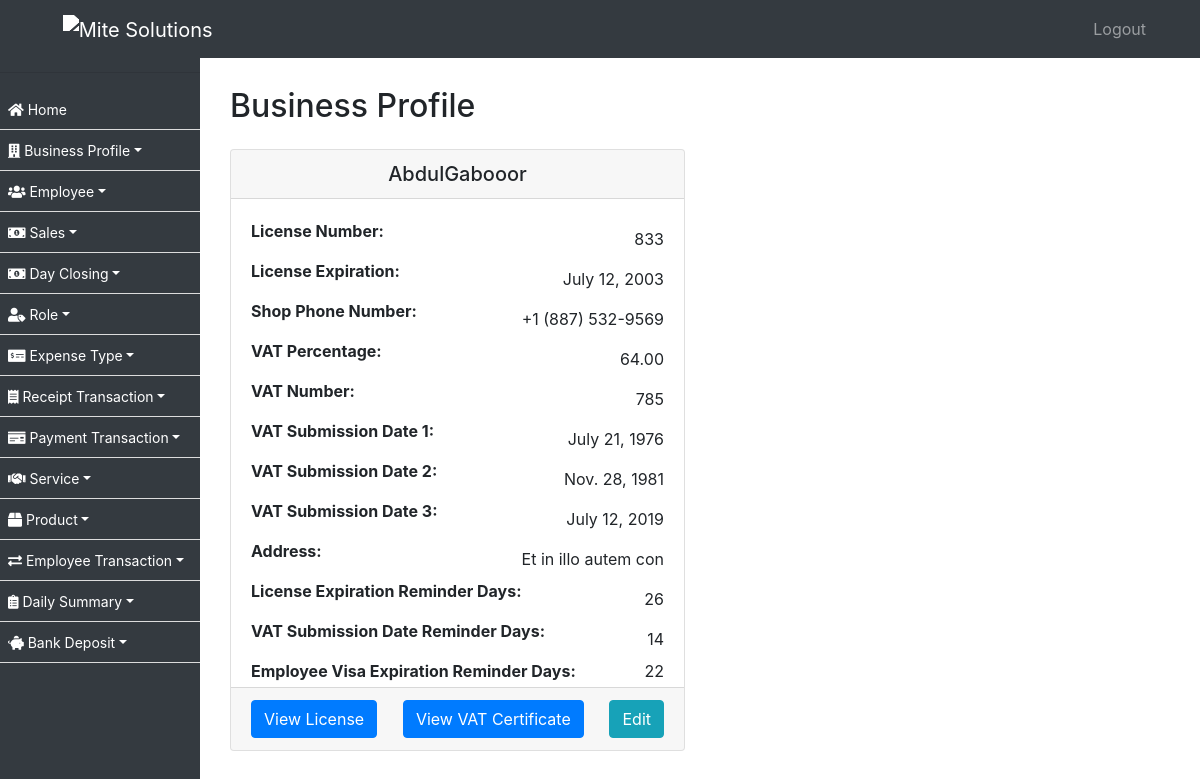
Before: /business/ (signed in) with the older database file.
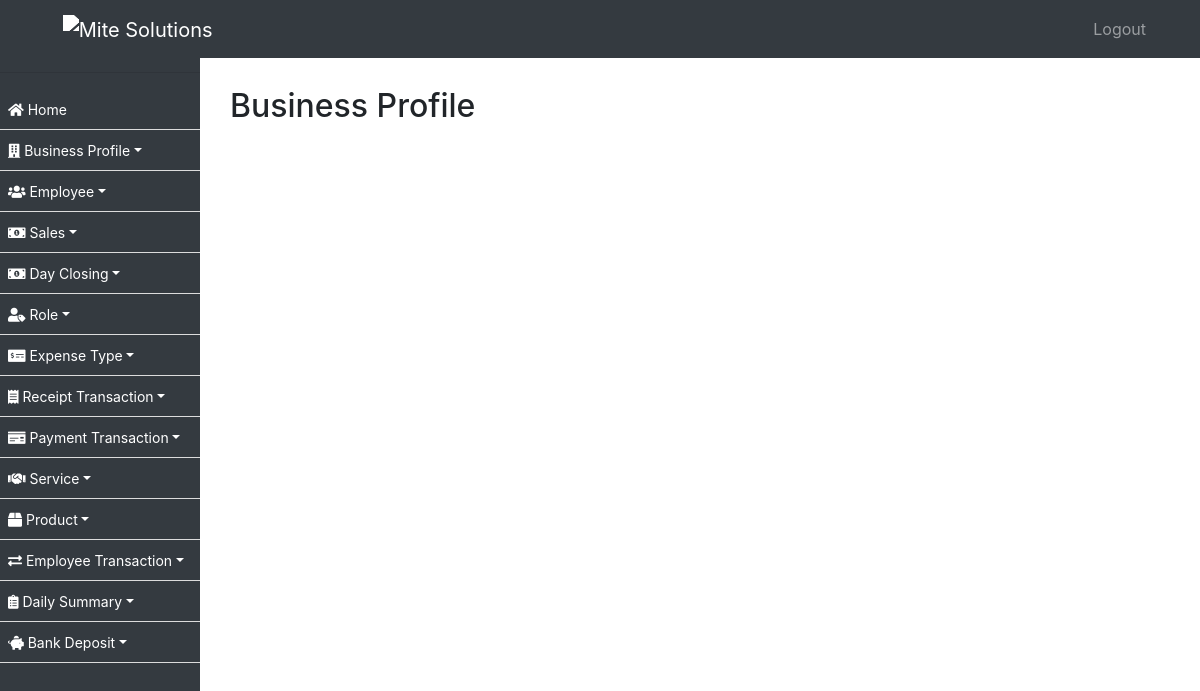
After: the same page with the newer database file.
### ezshopapp/models.py (models this page shows, shortened)
class BusinessProfile(models.Model):
    name = models.CharField(max_length=64, blank=False, default=None, null=True)
    license_number = models.CharField(max_length=255)
    license_expiration = models.DateField(null=True)
    license_upload = models.FileField(upload_to='licenses')
    shop_phone_number = models.CharField(max_length=25)
    vat_percentage = models.DecimalField(max_digits=5, decimal_places=2)
    vat_number = models.CharField(max_length=255)
    vat_submission_date_1 = models.DateField(null=True)
    vat_submission_date_2 = models.DateField(null=True)
    vat_submission_date_3 = models.DateField(null=True)
    vat_certificate_upload = models.FileField(upload_to='vat_certificates')
    address = models.TextField()
    license_expiration_reminder_days = models.PositiveIntegerField(verbose_name='License Expiration Reminder (days)')
    vat_submission_date_reminder_days = models.PositiveIntegerField(verbose_name='VAT Submission Date Reminder (days)')
    employee_visa_expiration_reminder_days = models.PositiveIntegerField(verbose_name='Employee Visa Expiration Reminder (days)')
    created_on = models.DateTimeField(auto_now_add=True, null=True)

### ezshopapp/views.py (the view)
# urls.py: path('business/', business_profile_list, name='business_profile_list'),
@login_required
def business_profile_list(request):
    context = {}
    if request.user.is_authenticated:
        try:
            shop_admin = ShopAdmin.objects.get(user=request.user)
            shop_name = shop_admin.shop.name
            profiles = BusinessProfile.objects.filter(name=shop_name)
            context['profiles'] = profiles
            context['shop_details'] = shop_admin.shop
            context['license_number'] = shop_admin.shop.license_number
        except ShopAdmin.DoesNotExist:
            context['profiles'] = None
            context['shop_details'] = None
            context['license_number'] = None
    else:
        context['profiles'] = None
    return render(request, 'business_profile_list.html', context)

### ezshopapp/templates/business_profile_list.html (shortened to what this page needs)
{% extends 'base.html' %}
{% block content %}
<div class="container ml-0">
  <h2 class="mb-3 mt-3">Business Profile</h2>
  <div class="row ">
    {% for profile in profiles %}
    <div class="col-md-6 mb-4 mt-2">
      <div class="card">
        <div class="card-header"><h5 class="card-title text-center mb-0">{{ profile.name }}</h5></div>
        <div class="card-body mb-0 pb-0">
          <div class="d-flex justify-content-between align-items-center">
            <p class="card-text"><strong>License Number:</strong></p>
            <p class="card-text">{{ profile.license_number }}</p>
          </div>
          <div class="d-flex justify-content-between align-items-center">
            <p class="card-text"><strong>License Expiration:</strong></p>
            <p class="card-text">{{ profile.license_expiration }}</p>
          </div>
          <div class="d-flex justify-content-between align-items-center">
            <p class="card-text"><strong>Shop Phone Number:</strong></p>
            <p class="card-text">{{ profile.shop_phone_number }}</p>
          </div>
          <div class="d-flex justify-content-between align-items-center">
            <p class="card-text"><strong>VAT Percentage:</strong></p>
            <p class="card-text">{{ profile.vat_percentage }}</p>
          </div>
          <div class="d-flex justify-content-between align-items-center">
            <p class="card-text"><strong>VAT Number:</strong></p>
            <p class="card-text">{{ profile.vat_number }}</p>
          </div>
          <div class="d-flex justify-content-between align-items-center">
            <p class="card-text"><strong>VAT Submission Date 1:</strong></p>
            <p class="card-text">{{ profile.vat_submission_date_1 }}</p>
          </div>
          <div class="d-flex justify-content-between align-items-center">
            <p class="card-text"><strong>VAT Submission Date 2:</strong></p>
            <p class="card-text">{{ profile.vat_submission_date_2 }}</p>
          </div>
          <div class="d-flex justify-content-between align-items-center">
            <p class="card-text"><strong>VAT Submission Date 3:</strong></p>
            <p class="card-text">{{ profile.vat_submission_date_3 }}</p>
          </div>
          <div class="d-flex justify-content-between align-items-center">
            <p class="card-text"><strong>Address:</strong></p>
            <p class="card-text">{{ profile.address }}</p>
          </div>
          <div class="d-flex justify-content-between align-items-center">
            <p class="card-text"><strong>License Expiration Reminder Days:</strong></p>
            <p class="card-text">{{ profile.license_expiration_reminder_days }}</p>
          </div>
          <div class="d-flex justify-content-between align-items-center">
            <p class="card-text"><strong>VAT Submission Date Reminder Days:</strong></p>
            <p class="card-text">{{ profile.vat_submission_date_reminder_days }}</p>
          </div>
          <div class="d-flex justify-content-between align-items-center mb-0">
            <p class="card-text mb-1"><strong>Employee Visa Expiration Reminder Days:</strong></p>
            <p class="card-text mb-1">{{ profile.employee_visa_expiration_reminder_days }}</p>
          </div>
        </div>
        <div class="card-footer mt-0 d-flex justify-content-between align-items-center">
          <button type="button" class="btn btn-primary" data-toggle="modal" data-target="#licenseModal{{ profile.id }}">
            View License
        </button>
        <button type="button" class="btn btn-primary" data-toggle="modal" data-target="#vatCertificateModal{{ profile.id }}">
            View VAT Certificate
        </button>
        <a href="{% url 'edit_business_profile' profile.id %}" class="btn btn-info">Edit</a>
        </div>
      </div>
    </div>
    {% endfor %}
  </div>
</div>
{% endblock %}

Changed rows visible on the page:
removed BusinessProfile: name "AbdulGabooor", license_number "833", license_expiration "July 12, 2003", shop_phone_number "+1 (887) 532-9569", vat_percentage "64.00", vat_number "785", vat_submission_date_1 "July 21, 1976", vat_submission_date_2 "Nov. 28, 1981", vat_submission_date_3 "July 12, 2019", address "Et in illo autem con", license_expiration_reminder_days "26", vat_submission_date_reminder_days "14", employee_visa_expiration_reminder_days "22"
